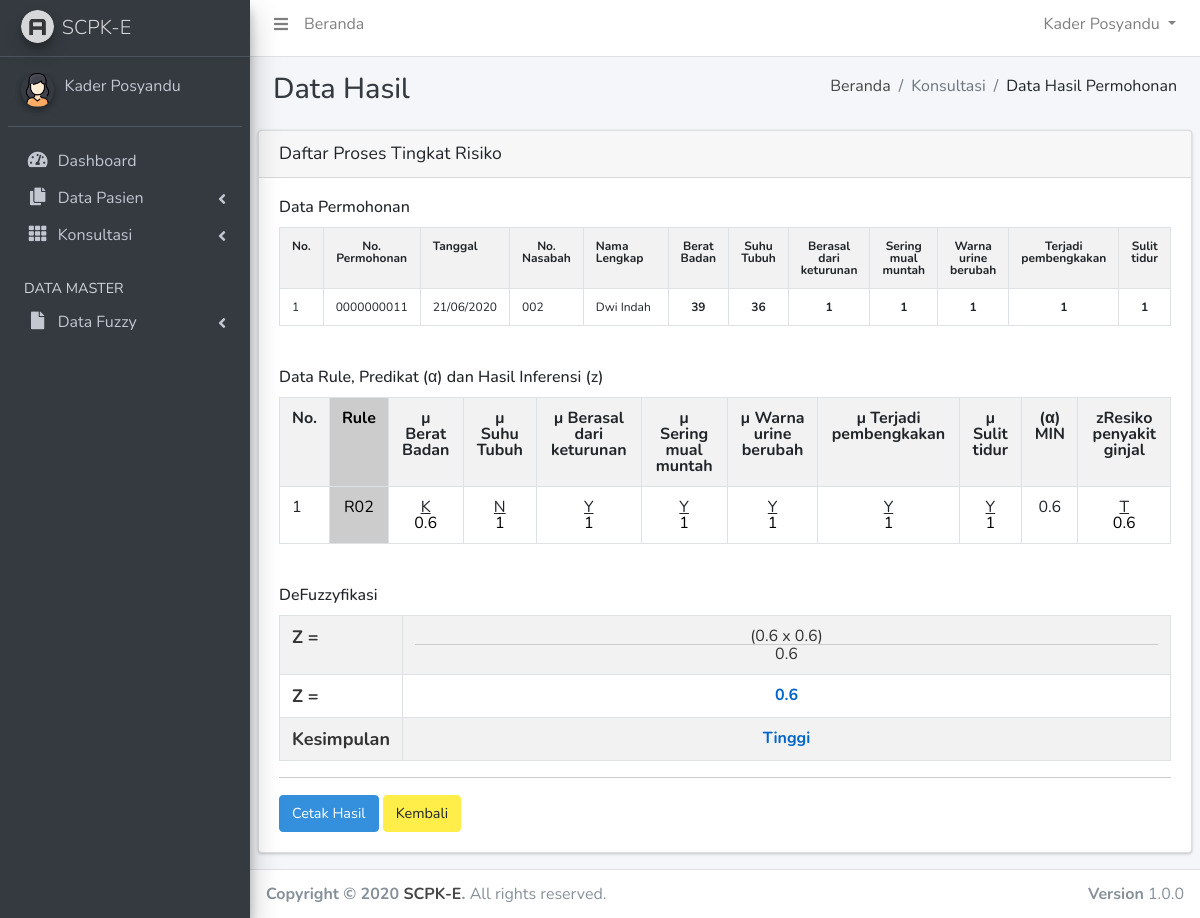
Page /scpk-e/?page=hasil-proses&id=64 (signed in) on the committed database.
### tables this page shows
CREATE TABLE `variabel` (
  `id_variabel` int(2) NOT NULL,
  `variabel` varchar(30) NOT NULL,
  `sifat` varchar(30) NOT NULL,
  `jenis` int(1) NOT NULL COMMENT '1. Kriteria, 2. Keputusan'
);

CREATE TABLE `permohonan` (
  `id_permohonan` int(11) NOT NULL,
  `id_pasien` int(11) NOT NULL,
  `nomor` char(10) NOT NULL,
  `tanggal` date NOT NULL
);

CREATE TABLE `pasien` (
  `id_pasien` int(11) NOT NULL,
  `no_pasien` varchar(16) NOT NULL,
  `nama_lengkap` varchar(50) NOT NULL,
  `tempat_lahir` varchar(30) NOT NULL,
  `tanggal_lahir` date NOT NULL,
  `jenis_kelamin` char(1) NOT NULL,
  `alamat_lengkap` varchar(100) NOT NULL,
  `no_telepon` varchar(13) NOT NULL,
  `pekerjaan` varchar(30) NOT NULL,
  `terdaftar` datetime NOT NULL
);

CREATE TABLE `nilai_rule` (
  `id_nilai_rule` int(11) NOT NULL,
  `id_permohonan` int(11) NOT NULL,
  `id_rule` int(11) NOT NULL,
  `derajat_keanggotaan` varchar(250) NOT NULL,
  `min` double NOT NULL,
  `predikat` double NOT NULL,
  `status` int(1) NOT NULL
);

CREATE TABLE `rule` (
  `id_rule` int(11) NOT NULL,
  `kode` varchar(5) NOT NULL,
  `rule` varchar(100) DEFAULT NULL COMMENT 'Misal : k,1,1;k,2,10 s/d ;p,6,30'
);

CREATE TABLE `himpunan` (
  `id_variabel_himpunan` int(2) NOT NULL,
  `id_variabel` int(2) NOT NULL,
  `kode` varchar(3) NOT NULL,
  `himpunan` varchar(30) NOT NULL,
  `range` varchar(30) NOT NULL,
  `kurva` varchar(20) NOT NULL COMMENT 'diisi jenis kurva'
);

CREATE TABLE `nilai_defuzzy` (
  `id_nilai_defuzzy` int(11) NOT NULL,
  `id_permohonan` int(11) NOT NULL,
  `nilai` double NOT NULL,
  `hasil` varchar(50) NOT NULL,
  `diupdate` timestamp NOT NULL DEFAULT CURRENT_TIMESTAMP
);

### scpk-e/config/koneksi.php (called while the page is built, shortened)
<?php
function querydb($query)
{
	$result=mysql_query($query) or die ("gagal melakukan Query=$query");
	return $result;
}
?>

### scpk-e/config/library.php (called while the page is built, shortened)
<?php
function antiinjec($data){
  $filter_sql = mysql_real_escape_string(stripslashes(strip_tags(htmlspecialchars($data,ENT_QUOTES))));
  return $filter_sql;
}
?>

### scpk-e/proses_hasil.php (the view, shortened to what this page needs)
<?php
$id		= (int)antiinjec(@$_GET['id']);
?>
<div class="content-header">
	<div class="container-fluid">
		<div class="row mb-2">
			<div class="col-sm-6">
				<h1 class="m-0 text-dark" style="margin-bottom: 1px;">Data Hasil</h1>
			</div>
			<div class="col-sm-6">
				<ol class="breadcrumb float-sm-right">
					<li class="breadcrumb-item"><a href="?page=home">Beranda</a></li>
					<li class="breadcrumb-item active">Konsultasi</li>
					<li class="breadcrumb-item">Data Hasil Permohonan</li>
				</ol>
			</div>
		</div>
	</div>
</div>
<section class="content">
	<div class="row">
		<div class="col-12">
			<div class="card">
				<div class="card-header">
					<h2 class="card-title" style="margin-bottom: 1px;">Daftar Proses Tingkat Risiko</h2>
				</div>
				<div class="card-body">
					<div class="form-style-2">
						<?php
						$q_var=querydb("SELECT id_variabel, variabel FROM variabel WHERE jenis=1 ORDER BY id_variabel ASC");
						?>
						<h3 style="margin-bottom:10px;">Data Permohonan</h3>
						<table style="font-size: 12px;" class="table table-striped table-bordered" width="100%" border="0" cellspacing="0" cellpadding="4">
							<tr>
								<td width="3%"><b>No.</b></td>
								<td width="9%" align="center"><b>No. Permohonan</b></td>
								<td width="7%"><b>Tanggal</b></td>
								<td width="6%" align="center"><b>No. Nasabah</b></td>
								<td width="38%"><b>Nama Lengkap</b></td>
								<?php while($d_var=mysql_fetch_assoc($q_var)) { ?>
								<td style="text-align:center;"><b><?php echo $d_var['variabel']; ?></b></td>
								<?php } ?>
							</tr>
							<?php
							$pg = (int)(!isset($_GET["pg"]) ? 1 : @$_GET["pg"]);
							$limit = 10;
							$startpoint = ($pg * $limit) - $limit;
							$no=$startpoint;
							$hquery=querydb("SELECT a.id_permohonan, a.nomor, a.tanggal, b.id_pasien, b.no_pasien, b.nama_lengkap
											FROM permohonan as a, pasien as b
											WHERE a.id_pasien=b.id_pasien AND a.id_permohonan=$id");
							while($data=mysql_fetch_assoc($hquery)){
								$no++;
							?>
							<tr>
								<td><?php echo $no; ?></td>
								<td><?php echo $data['nomor']; ?></td>
								<td><?php echo date("d/m/Y", strtotime($data['tanggal'])); ?></td>
								<td><?php echo $data['no_pasien']; ?></td>
								<td><?php echo $data['nama_lengkap']; ?></td>
								<?php
								$q_var=querydb("SELECT id_variabel, variabel FROM variabel WHERE jenis=1 ORDER BY id_variabel ASC");
								while($d_var=mysql_fetch_assoc($q_var)) {
									$jml=mysql_fetch_row(querydb("SELECT SUM(bobot) FROM nilai WHERE id_variabel=$d_var[id_variabel] AND id_permohonan=$data[id_permohonan]"));
								?>
								<td style="text-align:center;"><b><?php echo $jml[0]; ?></b></td>
								<?php
								}
								?>
							</tr>
						<?php } ?>
						</table>
						<br />
          				<div style="clear:both; height:10px;"></div>
						<?php $st_sum_az=""; $st_sum_a=""; ?>
						<h3 style="margin-bottom:10px; margin-top:0px;">Data Rule, Predikat (α) dan Hasil Inferensi (z)</h3>
						<table class="table table-striped table-bordered" width="100%" border="0" cellspacing="0" cellpadding="4">
							<tr>
								<td width="3%"><b>No.</b></td>
								<td width="5%" style="background-color:#CCC; color:#000; text-align:center;"><b>Rule</b></td>
									<?php
										$q_var=querydb("SELECT id_variabel, variabel FROM variabel WHERE jenis=1 ORDER BY id_variabel ASC");
										while($d_var=mysql_fetch_assoc($q_var)) {
									?>
								<td style="text-align:center;"><b>µ <?php echo $d_var['variabel']; ?></b></td>
									<?php
										}
									?>
								<td style="text-align:center;"><b>(α) MIN</b></td>
									<?php
										$q_var=querydb("SELECT id_variabel, variabel FROM variabel WHERE jenis=2 ORDER BY id_variabel DESC LIMIT 0, 1");
										while($d_var=mysql_fetch_assoc($q_var)) {
									?>
								<td style="text-align:center;"><b>z<?php echo $d_var['variabel']; ?></b></td>
									<?php
										}
									?>
							</tr>
							<?php
								$no=0;
								$hquery=querydb("SELECT a.id_rule, a.rule, a.kode, b.id_nilai_rule, b.derajat_keanggotaan, b.min, b.predikat
												FROM rule as a, nilai_rule as b
												WHERE a.id_rule=b.id_rule AND b.id_permohonan=$id AND b.status=1
												ORDER BY a.kode ASC");
								while($data=mysql_fetch_assoc($hquery)){
									$no++;
							?>
							<tr>
								<td><?php echo $no; ?></td>
								<td style="background-color:#CCC; color:#000; text-align:center;"><?php echo $data['kode']; ?></td>
									<?php
										$q_var=querydb("SELECT id_variabel, variabel FROM variabel WHERE jenis=1 ORDER BY id_variabel ASC");
										while($d_var=mysql_fetch_assoc($q_var)) {
											$rule=array(); $him_arr=array(); $cocok=array(); $him=0;
											$rule=explode(";", $data['derajat_keanggotaan']);
											$cari="$d_var[id_variabel],";
											foreach ($rule as $key=>$value){
												if (strpos($value, $cari) === 0){
													$cocok[] = $value;
												} else if (strcmp($cari, $value) < 0){
													break;
												}
											}
											$him_arr=explode(",", $cocok[0]);
											$him=(int)$him_arr[1];
											$q_him=querydb("SELECT id_variabel_himpunan, kode, himpunan FROM himpunan WHERE id_variabel_himpunan=$him");
											$d_him=mysql_fetch_assoc($q_him);
									?>
								<td style="text-align:center;"><?php echo "<u>".$d_him['kode']."</u><br><span style='color:#000;'>".$him_arr[2]."</span>"; ?></td>
									<?php
										}
									?>
								<td style="text-align:center;"><?php echo $data['min']; ?></td>
									<?php
										$q_var=querydb("SELECT id_variabel, variabel FROM variabel WHERE jenis=2 ORDER BY id_variabel DESC LIMIT 0, 1");
										$d_var=mysql_fetch_assoc($q_var);
										$rule=array(); $him_arr=array(); $cocok=array(); $him=0;
										$rule=explode(";", $data['rule']);
										$cari="p,$d_var[id_variabel]";
										foreach ($rule as $key=>$value){
											if (strpos($value, $cari) === 0){
												$cocok[] = $value;
											} else if (strcmp($cari, $value) < 0){
												break;
											}
										}
										$him_arr=explode(",", $cocok[0]);
										$him=(int)$him_arr[2];
										$q_him=querydb("SELECT id_variabel_himpunan, kode, himpunan FROM himpunan WHERE id_variabel_himpunan=$him");
										$d_him=mysql_fetch_assoc($q_him);
									?>
								<td style="text-align:center;"><?php echo "<u>".$d_him['kode']."</u><br><span style='color:#000;'>".$data['predikat']."</span>"; ?></td>
							</tr>
							<?php
								$st_sum_az .= "($data[min] x $data[predikat])+";
								$st_sum_a .= "$data[min]+";
							}
							?>
						</table>
						<br />
						<div style="clear:both; height:10px;"></div>
						<?php
							$h_hasil=querydb("SELECT id_nilai_defuzzy, id_permohonan, nilai, hasil, diupdate
											FROM nilai_defuzzy
											WHERE id_permohonan=$id");
							$d_hasil=mysql_fetch_assoc($h_hasil);
						?>
						<h3 style="margin-bottom:0px; padding-bottom:10px; margin-top:0px;">DeFuzzyfikasi</h3>
						<table class="table table-striped table-bordered" width="60%;">
							<tr>
								<td width="9%" style="font-size:18px; font-weight:bold; color:#333;">
									Z =
								</td>
								<td width="91%" align="center" style="font-size:16px; color:#333;"">
									<?php
										echo substr($st_sum_az, 0, -1);
										echo "<hr style='padding:0px; margin:0px;'>";
										echo substr($st_sum_a, 0, -1);
									?>
								</td>
							</tr>
							<tr>
								<td width="9%" style="font-size:18px; font-weight:bold; color:#333;">
									Z =
								</td>
								<td width="91%" align="center" style="font-size:16px; color:#333; font-weight:bold; color:#06C;">
									<?php echo $d_hasil['nilai']; ?>
								</td>
							</tr>
							<tr>
								<td width="9%" style="font-size:18px; font-weight:bold; color:#333;">
									Kesimpulan
								</td>
								<td width="91%" align="center" style="font-size:16px; color:#333; font-weight:bold; color:#06C;">
									<?php echo $d_hasil['hasil']; ?>
								</td>
							</tr>
						</table>
						<hr />
						<input type="submit" value="Cetak Hasil" class="btn btn-primary" name="stat_simpan" onclick="popup_print()"/>
						<input type='button' class="btn btn-warning" onclick="window.location='?page=hasil'" value="Kembali">
					</div>
				</div>
			</div>
		</div>
	</div>
</section>

### rows in the picture
variabel: variabel "Berat Badan", jml "39", himpunan.kode "K", him_arr "0.6"
variabel: variabel "Suhu Tubuh", jml "36", himpunan.kode "N", him_arr "1"
variabel: variabel "Berasal dari keturunan", jml "1", himpunan.kode "Y", him_arr "1"
variabel: variabel "Sering mual muntah", jml "1", himpunan.kode "Y", him_arr "1"
variabel: variabel "Warna urine berubah", jml "1", himpunan.kode "Y", him_arr "1"
variabel: variabel "Terjadi pembengkakan", jml "1", himpunan.kode "Y", him_arr "1"
variabel: variabel "Sulit tidur", jml "1", himpunan.kode "Y", him_arr "1"
permohonan: nomor "0000000011", tanggal "21/06/2020", id_pasien.no_pasien "002", id_pasien.nama_lengkap "Dwi Indah"
variabel: variabel "Resiko penyakit ginjal"
nilai_rule: id_rule.kode "R02", min "0.6", himpunan.kode "T", predikat "0.6"
nilai_defuzzy: nilai "0.6", hasil "Tinggi"

### other values in the picture
substr($st_sum_az, 0, -1) "(0.6 x 0.6)"
substr($st_sum_a, 0, -1) "0.6"
